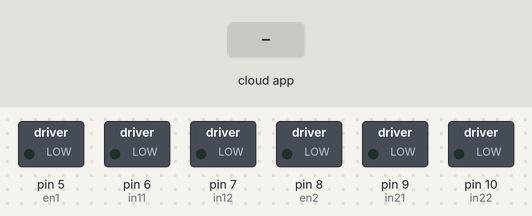
Recording of a sketch running on a simulated Arduino Uno, built with avr-gcc and run on an emulated ATmega328P. Parts: switched loads named in the sketch (green lamp = pin HIGH). The test bench sets the inputs (shaded band). The ROS host is connected and sends only what is stated.

Above: at 1.2 s.
1.3 s: the phone or cloud app sets bw to 0
At 2.3 s:
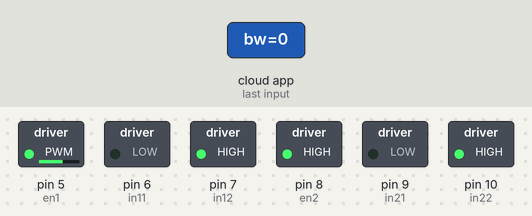
Timing chart, 0 to 4.3 s (numbered marks = the images above; inputs shaded):
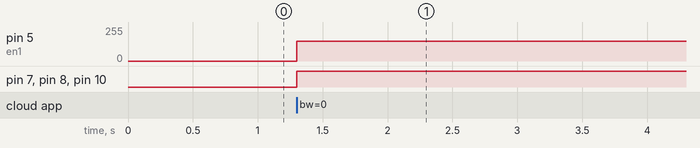

The sketch:

ros_motor_bw.ino
```cpp
#include <ros.h>
#include <std_msgs/Empty.h>

const int en1 = 5;
const int in11 = 6;
const int in12 = 7;

const int en2 = 8;
const int in21 = 9;
const int in22 = 10;

ros::NodeHandle nh;
void backword(const std_msgs::Empty& toggle_msg)
{
  analogWrite(en1, 150);
  digitalWrite(in11,LOW);
  digitalWrite(in12,HIGH);

  analogWrite(en2, 150);
  digitalWrite(in21,LOW);
  digitalWrite(in22,HIGH);
  }
ros::Subscriber<std_msgs::Empty> avant("bw", &backword);
void setup() {
  // put your setup code here, to run once:
  pinMode(en1, OUTPUT);
  pinMode(in11, OUTPUT);
  pinMode(in12, OUTPUT);

  pinMode(en2, OUTPUT);
  pinMode(in21, OUTPUT);
  pinMode(in22, OUTPUT);

  nh.initNode();
  //nh.subscribe(arriere);
  nh.subscribe(avant);
}

void loop(){
   nh.spinOnce();
   delay(1);
}
```

Measured:
- after the input at 1.3 s, pin 5 (en1): 0/255 → 150/255 at once; pin 7 (in12), pin 8 (en2), pin 10 (in22): LOW → HIGH at once
